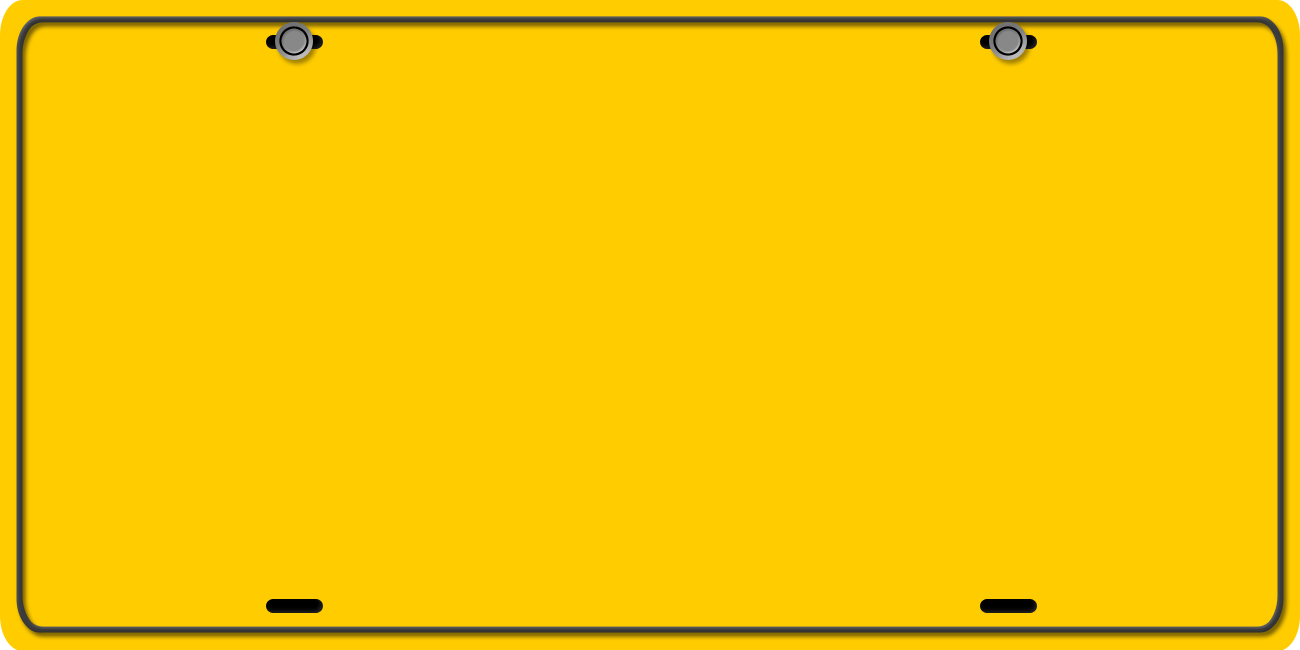
#> input picture 2.bmp, 1300 x 650 px
$ python double.py
#> lines starting #> are read from the running program, lines starting #| are printed output that depends on the picture
from PIL  import Image,ImageFont,ImageDraw
import numpy as np
from pylab import *
import cv2
def makecarnum(str):
    fontchinese = ImageFont.truetype('simhei.ttf',220)#使用自定义的字体，第二个参数表示字符大小
    font = ImageFont.truetype('font.ttf', 280)
    font2 = ImageFont.truetype('font.ttf', 360)
    im = Image.open('2.bmp')
    draw = ImageDraw.Draw(im)#绘图句柄

    xc,yc=(325,35) #初始左上角的坐标
    x, y = (625, 0)

    x2,y2=(255,230)
    draw.text((xc,yc), str[0], font=fontchinese,fill = "black")#绘图M
    offsetx, offsety = fontchinese.getoffset(str[0])  # 获得文字的offset位置
    width, height = fontchinese.getsize(str[0])  # 获得文件的大小
    draw.text((offsetx+x+width, y), str[1:2], font=font,fill = "black")

    draw.text((x2, y2), str[2:], font=font2, fill="black")
    im = np.array(im)

    pos=[]
    for i in range(len(str)):
        if i==0:
            offsetx, offsety = fontchinese.getoffset(str[i])  # 获得文字的offset位置
            width, height = fontchinese.getsize(str[i])  # 获得文件的大小
            rect=[offsetx+x,offsety+y,offsetx+x+width,offsety+y+height]
        elif i==1:
            offsetx, offsety = font.getoffset(str[i])  # 获得文字的offset位置
            width, height = font.getsize(str[i])  # 获得文件的大小
            rect=[pos[i-1][2],pos[i-1][1],pos[i-1][2]+width,pos[i-1][3]]
        else:
            temp=1
        # cv2.rectangle(im, (rect[0], rect[1]), (rect[2], rect[3]), (255, 255, 255), 1)
        pos.append(rect)
    imshow(im)
    show()
    # imsave(str+'.png',im)
    # np.savetxt(str+'.txt',pos)#保存左上和右下


chars = [ u"0", u"1", u"2", u"3", u"4", u"5", u"6", u"7", u"8", u"9", u"A",
             u"B", u"C", u"D", u"E", u"F", u"G", u"H", u"J", u"K", u"L", u"M", u"N", u"P", u"Q", u"R", u"S", u"T", u"U", u"V", u"W", u"X",
             u"Y", u"Z"]
chinachars=[u"京", u"沪", u"津", u"渝", u"冀", u"晋", u"蒙", u"辽", u"吉", u"黑", u"苏", u"浙", u"皖", u"闽", u"赣", u"鲁", u"豫", u"鄂", u"湘", u"粤", u"桂",
             u"琼", u"川", u"贵", u"云", u"藏", u"陕", u"甘", u"青", u"宁", u"新",u"港",u"学",u"使",u"警",u"澳",u"挂",u"军",u"北",u"南",u"广",u"沈",u"兰",u"成",u"济",u"海",u"民",u"航",u"空"]
englishchars=[u"A",u"B", u"C", u"D", u"E", u"F", u"G", u"H", u"J", u"K", u"L", u"M", u"N", u"P", u"Q", u"R", u"S", u"T", u"U", u"V", u"W", u"X",u"Y", u"Z"]
print(np.random.randint(0, 2))
str=''
for i in range(7):
    if i==0:
        str=str+chinachars[np.random.randint(0, 49)]
    elif i==1:
        str = str + englishchars[np.random.randint(0, 24)]
    else:
        str = str +chars[np.random.randint(0, 34)]
makecarnum(str)
#> in makecarnum, im is the input picture: PIL image 1300x650 RGB; mean R, G, B 246.8, 197.9, 2.2
#> in makecarnum, `im = np.array(im)`:
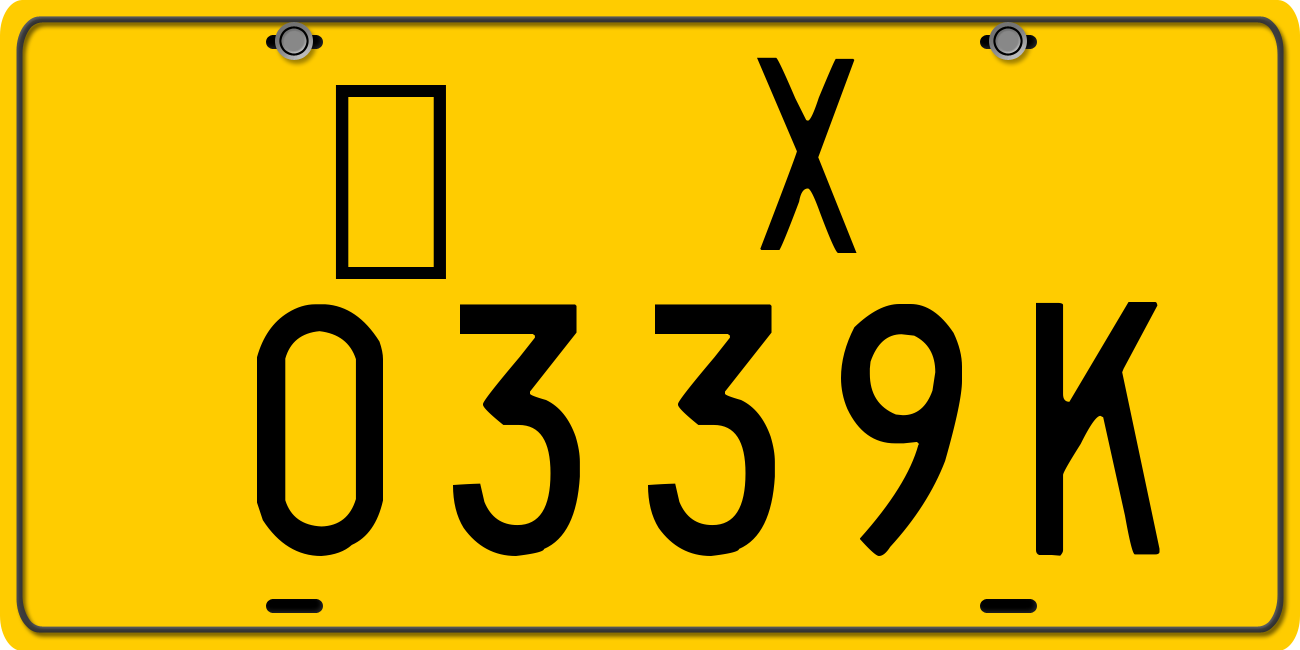
#> im: shape (650, 1300, 3); mean R, G, B 219.9, 176.4, 2.2
